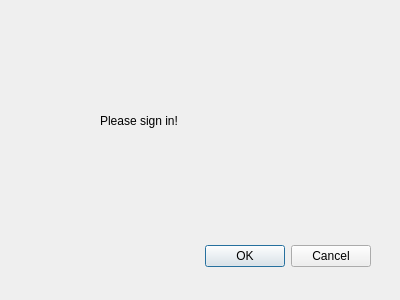
<?xml version="1.0" encoding="UTF-8"?>
<ui version="4.0">
 <class>SigninWarning</class>
 <widget class="QDialog" name="SigninWarning">
  <property name="geometry">
   <rect>
    <x>0</x>
    <y>0</y>
    <width>400</width>
    <height>300</height>
   </rect>
  </property>
  <property name="windowTitle">
   <string>Dialog</string>
  </property>
  <widget class="QDialogButtonBox" name="buttonBox">
   <property name="geometry">
    <rect>
     <x>30</x>
     <y>240</y>
     <width>341</width>
     <height>32</height>
    </rect>
   </property>
   <property name="orientation">
    <enum>Qt::Horizontal</enum>
   </property>
   <property name="standardButtons">
    <set>QDialogButtonBox::Cancel|QDialogButtonBox::Ok</set>
   </property>
  </widget>
  <widget class="QLabel" name="label">
   <property name="geometry">
    <rect>
     <x>100</x>
     <y>100</y>
     <width>161</width>
     <height>41</height>
    </rect>
   </property>
   <property name="text">
    <string>Please sign in!</string>
   </property>
  </widget>
 </widget>
 <resources/>
 <connections>
  <connection>
   <sender>buttonBox</sender>
   <signal>accepted()</signal>
   <receiver>SigninWarning</receiver>
   <slot>accept()</slot>
   <hints>
    <hint type="sourcelabel">
     <x>248</x>
     <y>254</y>
    </hint>
    <hint type="destinationlabel">
     <x>157</x>
     <y>274</y>
    </hint>
   </hints>
  </connection>
  <connection>
   <sender>buttonBox</sender>
   <signal>rejected()</signal>
   <receiver>SigninWarning</receiver>
   <slot>reject()</slot>
   <hints>
    <hint type="sourcelabel">
     <x>316</x>
     <y>260</y>
    </hint>
    <hint type="destinationlabel">
     <x>286</x>
     <y>274</y>
    </hint>
   </hints>
  </connection>
 </connections>
</ui>
